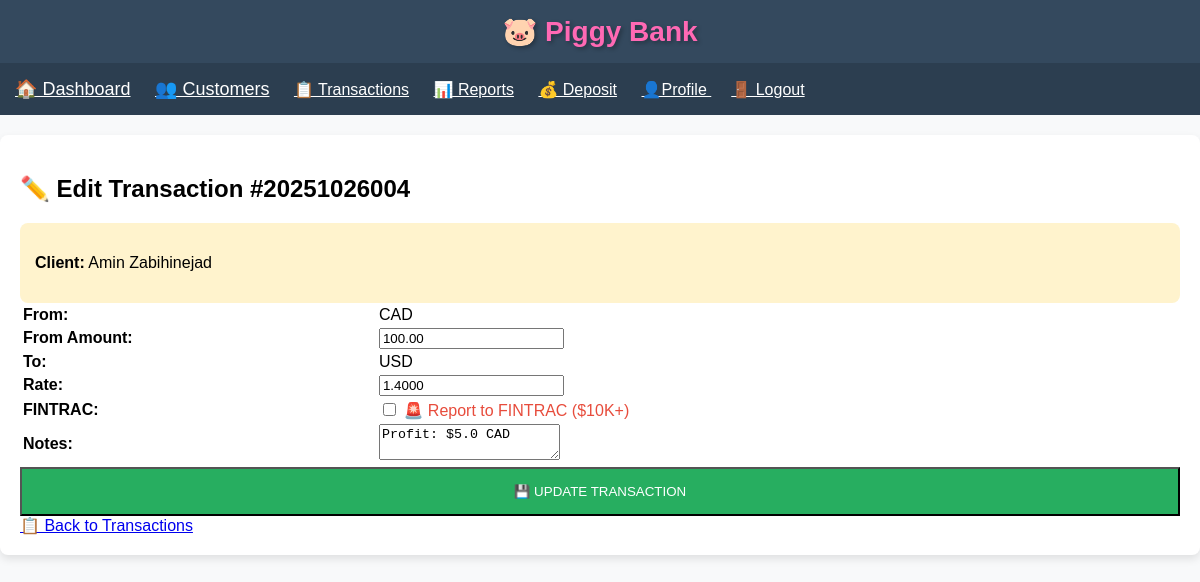
The page /edit_transaction/4 (signed in) on the database its author committed.
### app.py (models this page shows)
class Transaction(db.Model):
    id = db.Column(db.Integer, primary_key=True, autoincrement=True)  # AUTO
    tx_ref = db.Column(db.String(11), unique=True, nullable=False, index=True)  # DISPLAY ID
    date = db.Column(db.DateTime, default=datetime.utcnow)
    from_currency = db.Column(db.String(3), nullable=False)
    to_currency = db.Column(db.String(3), nullable=False)
    from_amount = db.Column(db.Float, nullable=False)
    to_amount = db.Column(db.Float, nullable=False)
    exchange_rate = db.Column(db.Float, nullable=False)
    notes = db.Column(db.Text, nullable=True)
    is_fintrac = db.Column(db.Boolean, default=False)
    client_id = db.Column(db.Integer, db.ForeignKey('client.id'), nullable=False)
    receipt_filename = db.Column(db.String(100))
    status = db.Column(db.String(10), default='closed')
    is_deposit = db.Column(db.Boolean, default=False)
    total_fee_cad = db.Column(db.Float, default=0.0)  # ← PROFIT PER TX

class Client(db.Model):
    id = db.Column(db.Integer, primary_key=True)
    first_name = db.Column(db.String(100), nullable=False)
    last_name = db.Column(db.String(100), nullable=False)
    email = db.Column(db.String(120), nullable=False)
    phone = db.Column(db.String(20), nullable=False)
    apartment = db.Column(db.String(20))
    civic_number = db.Column(db.String(20), nullable=False)
    street = db.Column(db.String(200), nullable=False)
    city = db.Column(db.String(100), nullable=False)
    province = db.Column(db.String(10), nullable=False)
    postal_code = db.Column(db.String(10), nullable=False)
    risk_level = db.Column(db.String(20), default='low risk')
    notes = db.Column(db.Text)
    created_at = db.Column(db.DateTime, default=datetime.utcnow)
    id1_type = db.Column(db.String(50))
    id1_issued_by = db.Column(db.String(100))
    id1_number = db.Column(db.String(50))
    id1_expiry_date = db.Column(db.Date)
    id1_filename = db.Column(db.String(255))
    id1_filesize = db.Column(db.Integer)
    id1_last_download = db.Column(db.DateTime)
    id2_type = db.Column(db.String(50))
    id2_issued_by = db.Column(db.String(100))
    id2_number = db.Column(db.String(50))
    id2_expiry_date = db.Column(db.Date)
    id2_filename = db.Column(db.String(255))
    id2_filesize = db.Column(db.Integer)
    id2_last_download = db.Column(db.DateTime)
    id3_type = db.Column(db.String(50))
    id3_issued_by = db.Column(db.String(100))
    id3_number = db.Column(db.String(50))
    id3_expiry_date = db.Column(db.Date)
    id3_filename = db.Column(db.String(255))
    id3_filesize = db.Column(db.Integer)
    id3_last_download = db.Column(db.DateTime)
    transactions = db.relationship('Transaction', backref='client', lazy=True)

### app.py (the view, shortened to what this page needs)
@app.route('/edit_transaction/<int:tx_id>', methods=['GET', 'POST'])  # ← ADD <int:>
def edit_transaction(tx_id):
    tx = Transaction.query.get_or_404(tx_id)
    return render_template('edit_transaction.html', tx=tx)

### templates/edit_transaction.html (shortened to what this page needs)
{% extends "base.html" %}
{% block content %}
<h2>✏️ Edit Transaction #{{ tx.tx_ref }}</h2>
<div style="background:#fff3cd; padding:15px; border-radius:8px;">
    <p><strong>Client:</strong> {{ tx.client.first_name }} {{ tx.client.last_name }}</p>
</div>
<form method="POST">
    <table style="width:100%;">
        <tr><td><strong>From:</strong></td><td>{{ tx.from_currency }}</td></tr>
        <tr><td><strong>From Amount:</strong></td><td><input type="number" name="from_amount" step="0.01" value="{{ "%.2f"|format(tx.from_amount) }}" required></td></tr>
        <tr><td><strong>To:</strong></td><td>{{ tx.to_currency }}</td></tr>
        <tr><td><strong>Rate:</strong></td><td><input type="number" name="exchange_rate" step="0.001" value="{{ "%.4f"|format(tx.exchange_rate) }}" required></td></tr>
	<tr><td><strong>FINTRAC:</strong></td><td>
    		<input type="checkbox" name="is_fintrac" {% if tx.is_fintrac %}checked{% endif %}>
    		<span style="color:#e74c3c;">🚨 Report to FINTRAC ($10K+)</span>
	</td></tr>
        <tr><td><strong>Notes:</strong></td><td><textarea name="notes" rows="2">{{ tx.notes or '' }}</textarea></td></tr>
    </table>
    <input type="submit" value="💾 UPDATE TRANSACTION" style="width:100%; padding:15px; background:#27ae60; color:white;">
</form>
<a href="{{ url_for('transactions') }}">📋 Back to Transactions</a>
{% endblock %}

### templates/base.html (style rules this page uses)
* { box-sizing: border-box; }
body { font-family: Arial; margin: 0; padding: 0; background: #f8f9fa; }

### rows shown on the page
Transaction: tx_ref "20251026004", from_currency "CAD", from_amount "100.00", to_currency "USD", exchange_rate "1.4000", notes "Profit: $5.0 CAD"
Client: client.first_name "Amin", client.last_name "Zabihinejad"
